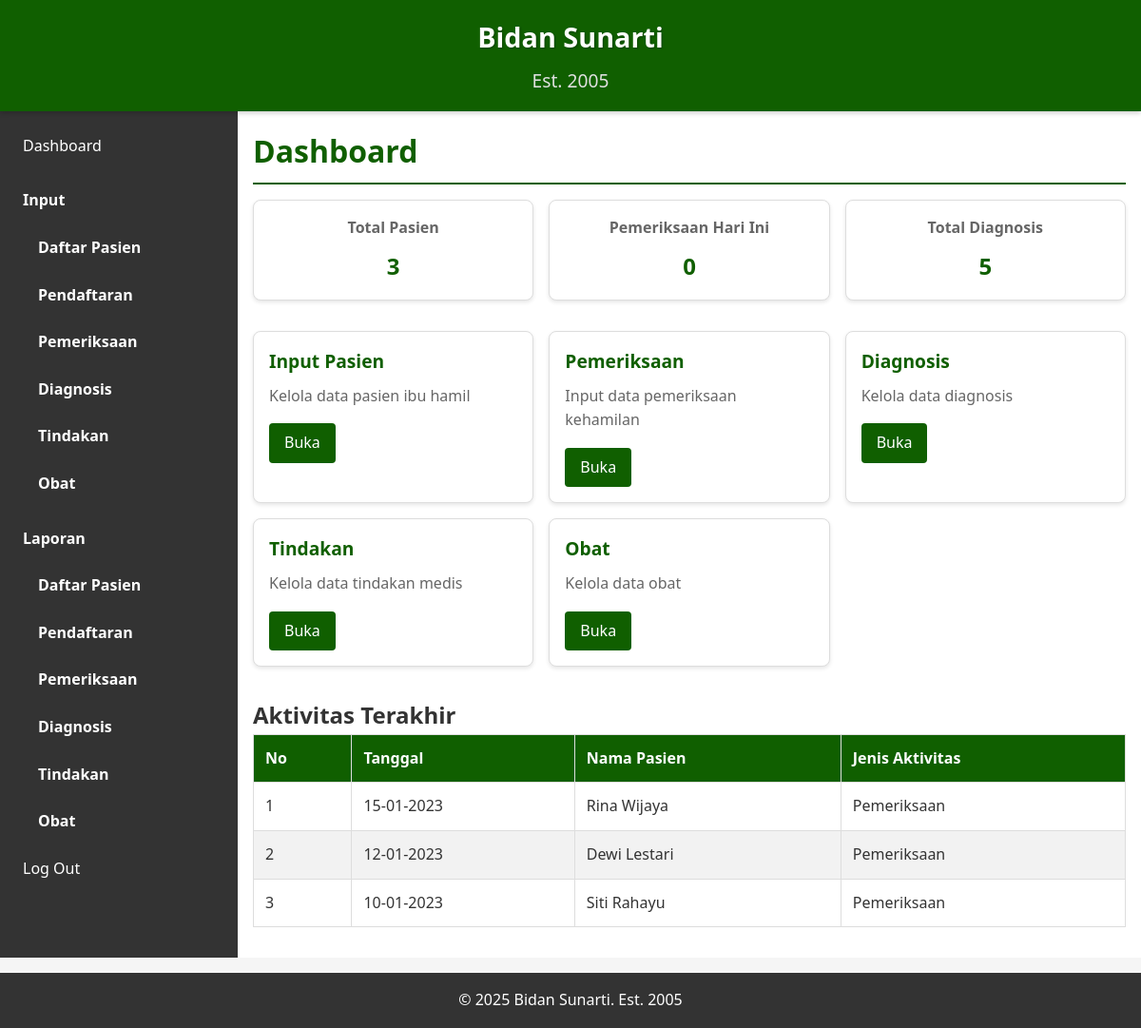
/dashboard.php (signed in), run on the app's committed database.
### tables this page shows
CREATE TABLE IF NOT EXISTS pemeriksaan (
    id INT AUTO_INCREMENT PRIMARY KEY,
    no_reg VARCHAR(8) NOT NULL,
    tanggal DATE,
    tensi VARCHAR(6),
    berat_badan DECIMAL(5,2),
    lila DECIMAL(3,1),
    uk INT COMMENT 'Usia Kehamilan (minggu)',
    djj INT COMMENT 'Denyut Jantung Janin',
    tfu INT COMMENT 'Tinggi Fundus Uteri (cm)',
    gpa VARCHAR(3) COMMENT 'Gravida, Para, Abortus',
    hpht DATE COMMENT 'Hari Pertama Haid Terakhir',
    hpl DATE COMMENT 'Hari Perkiraan Lahir',
    air_ketuban VARCHAR(4),
    hasil_lab TEXT,
    keluhan TEXT,
    created_at TIMESTAMP DEFAULT CURRENT_TIMESTAMP,
    updated_at TIMESTAMP DEFAULT CURRENT_TIMESTAMP ON UPDATE CURRENT_TIMESTAMP,
    FOREIGN KEY (no_reg) REFERENCES pendaftaran(no_reg) ON DELETE CASCADE
);

CREATE TABLE IF NOT EXISTS pasien (
    nik VARCHAR(16) PRIMARY KEY,
    nama VARCHAR(30) NOT NULL,
    tempat_lahir VARCHAR(20),
    tanggal_lahir DATE,
    agama VARCHAR(6),
    umur INT,
    alamat VARCHAR(40),
    pekerjaan VARCHAR(15),
    pendidikan VARCHAR(15),
    status_pasien VARCHAR(15),
    nama_suami VARCHAR(25),
    no_hp VARCHAR(13),
    created_at TIMESTAMP DEFAULT CURRENT_TIMESTAMP,
    updated_at TIMESTAMP DEFAULT CURRENT_TIMESTAMP ON UPDATE CURRENT_TIMESTAMP
);

### includes/functions.php (called while the page is built, shortened)
<?php
require_once __DIR__ . '/../config.php';
function getAllPatients()
{
    global $conn;
    $result = $conn->query("SELECT * FROM pasien ORDER BY nama");
    return $result->fetch_all(MYSQLI_ASSOC);
}
function getAllDiagnosis()
{
    global $conn;
    $result = $conn->query("SELECT * FROM diagnosis ORDER BY nama_diagnosis");
    return $result->fetch_all(MYSQLI_ASSOC);
}
function formatDate($date, $format = 'd-m-Y')
{
    $dateObj = new DateTime($date);
    return $dateObj->format($format);
}
?>

### dashboard.php (the view, shortened to what this page needs)
<?php
require_once 'includes/functions.php';
?>
<!DOCTYPE html>
<html lang="id">
<head>
    <link rel="stylesheet" href="css/style.css">
</head>
<body>
    <div class="container">
        <?php include 'includes/header.php'; ?>
        <aside class="sidebar">
            <?php include 'includes/sidebar.php'; ?>
        </aside>
        <main class="content">
            <h1>Dashboard</h1>
            <div class="stats-summary">
                <div class="stat-card">
                    <h3>Total Pasien</h3>
                    <p><?php echo count(getAllPatients()); ?></p>
                </div>
                <div class="stat-card">
                    <h3>Pemeriksaan Hari Ini</h3>
                    <p>
                        <?php
                        $today = date('Y-m-d');
                        $result = $conn->query
                        ("SELECT COUNT(*) as count FROM pemeriksaan WHERE tanggal = '$today'");
                        $row = $result->fetch_assoc();
                        echo $row['count'];
                        ?>
                    </p>
                </div>
                <div class="stat-card">
                    <h3>Total Diagnosis</h3>
                    <p><?php echo count(getAllDiagnosis()); ?></p>
                </div>
            </div>
            <div class="dashboard-cards">
                <div class="card">
                    <h2>Input Pasien</h2>
                    <p>Kelola data pasien ibu hamil</p>
                    <a href="modules/pasien/input.php" class="btn">Buka</a>
                </div>
                <div class="card">
                    <h2>Pemeriksaan</h2>
                    <p>Input data pemeriksaan kehamilan</p>
                    <a href="modules/pemeriksaan/input.php" class="btn">Buka</a>
                </div>
                <div class="card">
                    <h2>Diagnosis</h2>
                    <p>Kelola data diagnosis</p>
                    <a href="modules/diagnosis/input.php" class="btn">Buka</a>
                </div>
                <div class="card">
                    <h2>Tindakan</h2>
                    <p>Kelola data tindakan medis</p>
                    <a href="modules/tindakan/input.php" class="btn">Buka</a>
                </div>
                <div class="card">
                    <h2>Obat</h2>
                    <p>Kelola data obat</p>
                    <a href="modules/obat/input.php" class="btn">Buka</a>
                </div>
            </div>
            <div class="recent-activity">
                <h2>Aktivitas Terakhir</h2>
                <table>
                    <thead>
                        <tr>
                            <th>No</th>
                            <th>Tanggal</th>
                            <th>Nama Pasien</th>
                            <th>Jenis Aktivitas</th>
                        </tr>
                    </thead>
                    <tbody>
                        <?php
                        $query = "SELECT pemeriksaan.tanggal, pasien.nama, 'Pemeriksaan' as jenis
                                  FROM pemeriksaan
                                  JOIN pendaftaran ON pemeriksaan.no_reg = pendaftaran.no_reg
                                  JOIN pasien ON pendaftaran.nik = pasien.nik
                                  ORDER BY pemeriksaan.tanggal DESC LIMIT 5";
                        $recent_examinations = $conn->query($query);
                        if ($recent_examinations && $recent_examinations->num_rows > 0) {
                            $counter = 1;
                            while ($row = $recent_examinations->fetch_assoc()) {
                                ?>
                                <tr>
                                    <td><?php echo $counter++; ?></td>
                                    <td><?php echo formatDate($row['tanggal']); ?></td>
                                    <td><?php echo htmlspecialchars($row['nama']); ?></td>
                                    <td><?php echo htmlspecialchars($row['jenis']); ?></td>
                                </tr>
                                <?php
                            }
                        } else {
                            echo "<tr><td colspan='4'>Tidak ada aktivitas terakhir</td></tr>";
                        }
                        ?>
                    </tbody>
                </table>
            </div>
        </main>
        <?php include 'includes/footer.php'; ?>
    </div>
</body>
</html>

### css/style.css (style rules this page uses)
* { margin: 0; padding: 0; box-sizing: border-box; font-family: 'Segoe UI', Tahoma, Geneva, Verdana, sans-serif; }
body { background-color: #f5f5f5; color: #333; line-height: 1.6; }
.container { display: grid; grid-template-rows: auto 1fr auto; min-height: 100vh; }
.sidebar { background-color: #333; color: white; padding: 1rem; }
.content { padding: 1rem; background-color: white; }
.content h1 { color: #105f00; margin-bottom: 1rem; border-bottom: 2px solid #105f00; padding-bottom: 0.5rem; }
.btn { display: inline-block; padding: 0.5rem 1rem; background-color: #105f00; color: white; border: none; border-radius: 4px; cursor: pointer; text-decoration: none; text-align: center; }
.dashboard-cards { display: grid; grid-template-columns: repeat(auto-fill, minmax(250px, 1fr)); gap: 1rem; margin-bottom: 2rem; }
.card { background-color: white; border: 1px solid #ddd; border-radius: 8px; padding: 1rem; box-shadow: 0 2px 4px rgba(0, 0, 0, 0.1); }
.card h2 { color: #105f00; margin-bottom: 0.5rem; font-size: 1.2rem; }
.card p { margin-bottom: 1rem; color: #666; }
.stats-summary { display: grid; grid-template-columns: repeat(auto-fit, minmax(150px, 1fr)); gap: 1rem; margin-bottom: 2rem; }
.stat-card { background-color: white; border: 1px solid #ddd; border-radius: 8px; padding: 1rem; text-align: center; box-shadow: 0 2px 4px rgba(0, 0, 0, 0.1); }
.stat-card h3 { font-size: 1rem; color: #666; margin-bottom: 0.5rem; }
.stat-card p { font-size: 1.5rem; font-weight: bold; color: #105f00; }
table { width: 100%; border-collapse: collapse; margin-bottom: 1rem; }
table th, table td { padding: 0.75rem; text-align: left; border: 1px solid #ddd; }
table th { background-color: #105f00; color: white; }
table tr:nth-child(even) { background-color: #f2f2f2; }
@media (min-width: 768px) { .container { grid-template-columns: 250px 1fr; } }

### data on the page
pemeriksaan: tanggal "15-01-2023", pasien.nama "Rina Wijaya", jenis "Pemeriksaan"
pemeriksaan: tanggal "12-01-2023", pasien.nama "Dewi Lestari", jenis "Pemeriksaan"
pemeriksaan: tanggal "10-01-2023", pasien.nama "Siti Rahayu", jenis "Pemeriksaan"

### other printed values
count(getAllPatients()) "3"
$row['count'] "0"
count(getAllDiagnosis()) "5"
